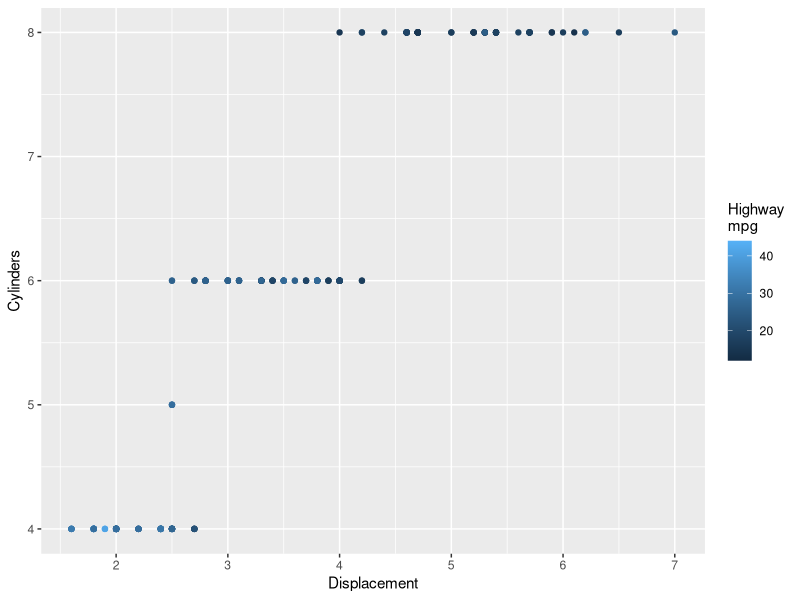
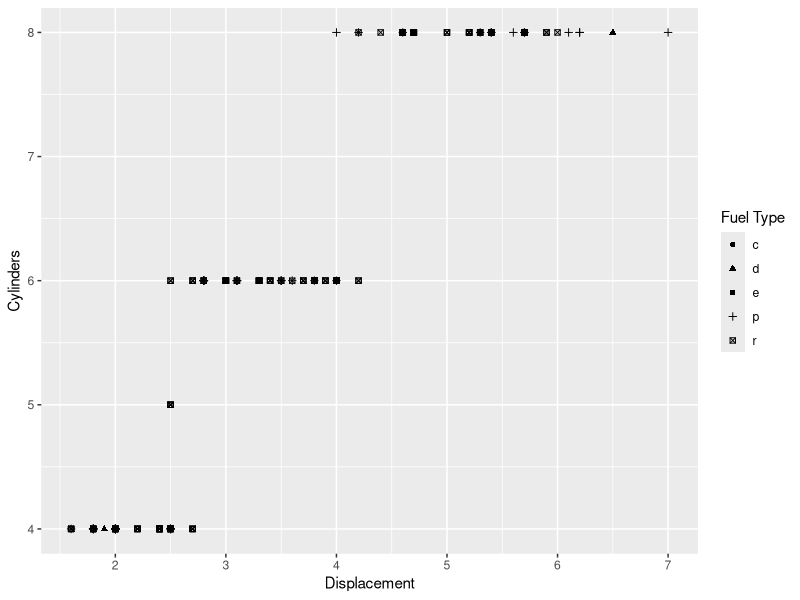
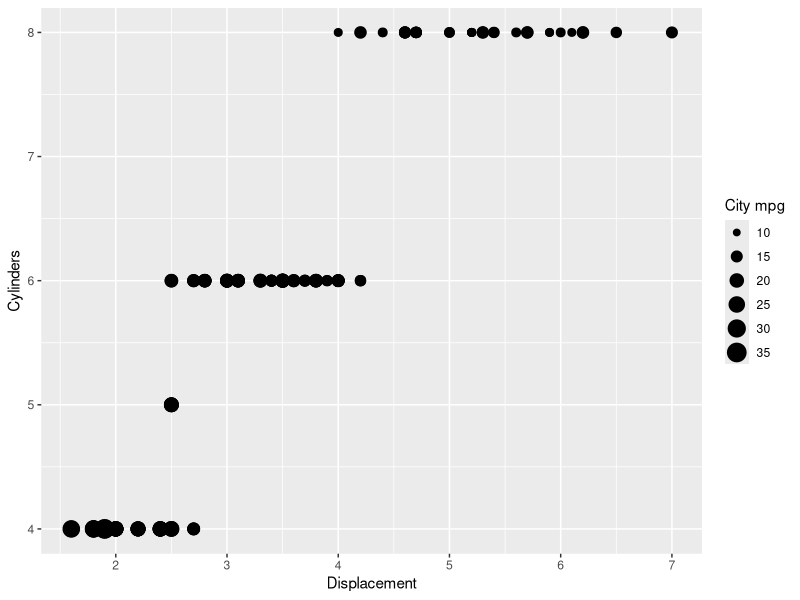

The R source for these figures, in order: (Note: this script raises an error after producing the figures.)
#VISUALIZATIONS OF CONTINUOUS DATA

#--------------SCATTER PLOT-------------
#we wll use grid.arrange function which is contained in the gridExtra package
#included in tidyverse, to create a set of subplots, first each plot is 
#saved into a variable. Then the function combines them 
library(tidyverse)
data("mpg")
View(mpg)


size.plot <- ggplot(mpg, aes(displ,cyl)) + geom_point(aes(size=cty)) +
  labs(x='Displacement', y='Cylinders', size = 'City mpg')

color.plot <- ggplot(mpg, aes(displ, cyl)) + geom_point(aes(colour = hwy)) +
  labs(x = 'Displacement', y= 'Cylinders', colour = 'Highway\nmpg')

shape.plot <- ggplot(mpg, aes(displ, cyl)) + geom_point(aes(shape=fl)) + 
  labs(x = 'Displacement', y= 'Cylinders', shape = 'Fuel Type')

grid.arrange( size.plot, color.plot, shape.plot, ncol = 1 )


#several points end up one over the other, so we use translucent color

ggplot(mpg, aes(displ, cyl)) + geom_point(size=6, colour = rgb(1,0,0,0.25)) + #setting transparency to 25% using the fourth parameter of the rgb function
  labs(x = 'Displacement', y='Cylinders', title = 'Translucent colours can show data point density',
       caption = 'mpg dataset')


#second way to show there are large numbers of data points in the same position is to use jitter
#jitter adds a bit of random noise to the position of the data points
#if several points are in the same position, they will end up as a cloud of points
#around that position

ggplot(mpg, aes(displ, cyl)) +
  geom_point(size=2, position = position_jitter(w=0.05, h=0.05)) +
  labs( x= 'Displacement', y = 'Cylinders', 
        title = 'Random noise can also show data point density',
        caption = 'mpg dataset')

#bigger the value, larger the noise that is introduced. We can also introduce different
#noise along the X-axis (w parameter) and the Y-axis (h parameter)
#adding noise only to the y-axis where values do not vary much

ggplot(mpg, aes(displ, cyl)) +
  geom_point(size = 3, colour = 'purple', position = position_jitter(w = 0, h = 0.15)) +
  labs(x= "Displacement", y = 'Cylinders',
        title = 'Noice can be added to just one axis',
       caption = 'mpg dataset')


#adding a line of best fit to indicate how the variables are related. 
#can be added using the geom_smooth function. function will automatically calculate
#the line based on the method parameter, se : determines if the CI of the line are shown

ggplot(mpg, aes(cty, hwy)) + geom_point() +
  geom_smooth(method = "lm", se=FALSE) +
  labs(x="City", y="Highway", title = "Comparing fuel economy",
       caption = "mpg dataset")


#EXERCISE : SctPlt comparing the fuel economy in highway and in the city. 
#create two additional sctplts where you show the density of data points at each
#position by using a translucent green colour in one and by adding noise in the other
#add a line of best fit to the last scatter plot
#NOTE: mpg is usually higher on a highway when compared to city

ggplot(mpg, aes(cty, hwy)) + geom_point(size = 15 ) +
  labs( x='City', y='Highway', title = 'Comparing fuel economy', caption = 'mpg dataset')

#adding jitter and translucency and line of best fit
ggplot(mpg, aes(cty, hwy)) + 
  geom_point(size = 10, color = rgb(0.2,0.4,0, 0.15), position = position_jitter(w= 0.05, h=0.05)) +
  geom_smooth(method = "lm", se = FALSE)
  labs( x = 'city', y= 'highway', 
        title = 'Depicting density using noise',
        caption = 'mpg dataset')

#-----------------LINE CHART---------------------------------------#
  
#only appropriate when there is a progression along one of the axis
#the date or progression variable is added as the X axis
#the metric we are analyzing goes to the Y axis
  
data("economics")

ggplot(economics, aes(x=date, y=unemploy)) + geom_line() +
  labs(x='Date', y="Unemployed (in thousands)",
       title = "Unemployment progression",
       caption = "economics dataset")


#changing the colour and width of the line, thick line can hide small changes
#thick lines can add more visual contrast

ggplot(economics, aes(x=date, y=unemploy)) +
  geom_line(size = 2, color = 'red') + 
  labs(x='Date', y="Unemployed (in thousands)",
       title = "Unemployment progression",
       caption = "economics dataset")


#colour can be mapped to a variable, line has to be thicker to make the color
#change more clear

ggplot(economics, aes(x=date, y=unemploy)) +
  geom_line(size = 1, aes(colour = pop)) + 
  labs(x='Date', y="Unemployed (in thousands)",
       title = "Unemployment progression",
       caption = "economics dataset",
       colour = "Population\n(in thousands)" )


#different lines in the same plot can be done by calling geom_line several times
#in that case the y variable needs to be mapped in each geom_line cell

ggplot(economics, aes(x=date)) +
  geom_line(aes(y = unemploy)) +
  geom_line(aes( y = pop )) + 
  labs( x = 'date', y = 'Numbers (in thousands)',
        title = 'Umemployment progression',
        caption = 'economics dataset') + 
  scale_y_continuous(trans = "log",
                     breaks = c(10**3, 10**4, 10**5, 10**6))
#transforming the Y axis to logarithmic since values of both lines vary
#also defining where the axis ticks should appear with the break parameter


#using colors to differentiate the lines and assigning what the lines represent
#settling label of each line using the col parameter of the aes function, then
#use the function scale_colour_manual to defind the colour for each label

ggplot(economics, aes(x= date)) +
  geom_line(aes(y = unemploy, col = "Unemployed")) + 
  geom_line(aes(y = pop, col = "Total population")) +
  labs(x = "date", y = 'Numbers (in thousands)',
       title = "Unemployment progression",
       caption = "economics dataset") +
  scale_y_continuous(trans = "log", 
                     breaks = c(10**3, 10**4, 10**5, 10**6)) +
  scale_colour_manual(name = "Legend",
                      values = c("Unemployed" = "red",
                                 "Total population" = "blue"))
  

#EXERCISE : plot personal savings rate against date and set the colour to change 
#based on the personal consumption expenditures 

View(economics)

ggplot(economics, aes( x = date)) + 
  geom_line(size = 2, aes(y = psavert, colour = pce)) +
  labs(x = 'Date', y = 'Savings',
       title = 'Personal Savings rate',
       caption = 'economics dataset')

#extra : unemployment data as a percentage of the total population

economics$employed <- economics$pop - economics$unemploy
economics$unempercent <- (economics$unemploy / economics$employed) * 100

View(economics)

ggplot(economics, aes(x=date)) + 
  geom_line(aes(y= unempercent, col = "Unemployment percentage")) +
  geom_line(aes(y = unemploy, col = "Unemployed")) +
  geom_line(aes(y = pop, col = "Total population")) +
  geom_line(aes(y = employed)) +
  labs(x = 'Date', y = 'Numbers (in thousands)',
       title = 'Unemployed data as a percentage of the total population',
       caption = 'economics dataset') +
  scale_y_continuous(trans = "log",
                     breaks = c(10**3, 10**4, 10**5, 10**6)) +
  scale_colour_manual(name = "Legend",
                      values = c("Unemployment percentage" = "red",
                                 "Unemployed" = "blue",
                                 "Total population" = "green"))


#-------------------HISTOGRAM AND 2D HISTOGRAM-----------------------#  

#geom_histogram : parameter bins defines the number of bins to use, bin width :
#for the width of each bin. breaks : vector of numbers representing the bin boundaries

#bins : number of bins to use
hist1 <- ggplot(mpg, aes(cty)) +
  geom_histogram(bins = 10, fill = 'lightgreen') + labs(x = 'Fuel economy in the city',
                                                        y = 'Frequency',
                                                        caption = 'mpg dataset',
                                                        title = 'Bins')
#bin width : width of each bin
hist2 <- ggplot(mpg, aes(cty)) +
  geom_histogram(binwidth = 5, fill = 'lightblue') +
  labs( x = 'Fuel economy in the city',
        y = 'Frequency',
        title = 'Binwidth')

#breaks : vector of numbers representing the bin boundaries 
hist3 <- ggplot(mpg, aes(cty)) +
  geom_histogram(breaks = c(5, 10, 15, 20, 25 , 30 , 35 , 40), fill = 'lightcoral') +
  labs(x = 'Fuel economy in the city',
       y = 'Frequency',
       title = 'Breaks')

grid.arrange(hist1, hist2, hist3, ncol = 1 )

#EXERCISE: create 3 hist to show the dist of engine displacement values : 
# one with bin boundaries at 1, 3, 5, and 7
# one with 15 bins 
# one with a bin width of 1

histg1 <- ggplot(mpg, aes(displ)) +
  geom_histogram(breaks = c(1, 3, 5, 7), fill = 'plum') +
  labs( x = 'Engine displacement',
        y = 'Frequency',
        title = 'Breaks',
        caption = 'mpg dataset')

histg2<- ggplot(mpg, aes(displ)) +
  geom_histogram(bins = 15, fill = 'lightblue') +
  labs( x = 'Engine displacement',
        y = 'Frequency',
        title = 'Bins',
        caption = 'mpg dataset')

histg3 <- ggplot(mpg, aes(displ)) +
  geom_histogram(binwidth = 1, fill = 'lightpink') +
  labs( x = 'Engine displacement',
        y = 'Frequency',
        title = 'Bin width',
        caption = 'mpg dataset')

grid.arrange(histg1, histg2, histg3, ncol = 1)

#EXTRA : function geom_bin2d can be used to create a 2D histogram. Look at the
#help section of the function and create a 2D histogram using the fuel economy
#in the city and in the highway 

?geom_bin2d

ggplot(mpg, aes(cty, hwy)) +
  geom_bin2d()

#bin width 
ggplot(mpg, aes(cty, hwy)) +
  geom_bin2d(binwidth = c(1.5, 1.5))

#------------BOXPLOT AND VIOLIN PLOT-----------------#

#geom_boxplot : the function must have continuous variable mapped. There are
#2 parameters that modify the style of the boxplot ; 
#varwidth = TRUE will make the width of the box proportional to the number of
#data points ; notch = TRUE will create a notch around the median to show its 
#confidence interval

ggplot(mpg, aes(cty, class)) +
  geom_boxplot(varwidth = TRUE, fill = "plum") +
  labs( title = 'Fuel economy in city grouped by class of vehicle',
        y = "Class of vehicle",
        x = "City Mileage",
        caption = 'mpg dataset')

#EXERCISE : boxplot that  shows the distribution of engine displacement
#grouped by number of cylinders 

ggplot(mpg, aes(displ, cyl, group = cyl)) +
  geom_boxplot(varwidth = TRUE, fill = 'lightblue') +
  labs( x = "Engine Displacement",
        y = 'number of cylinders',
        title  = 'Distribution of engine displacement grouped by number of cylinders',
        caption = 'mpg dataset')

#EXTRA : geom_violin creates violin plots very similarly, read document and
#transform the box plot you've created into a violin plot

?geom_violin

ggplot(mpg, aes(displ, cyl, group = cyl)) +
  geom_violin(trim = FALSE, fill = 'plum') +
  labs( x = "Engine Displacement",
        y = 'number of cylinders',
        title  = 'Distribution of engine displacement grouped by number of cylinders',
        caption = 'mpg dataset')


#FINAL EXERCISE : using the diamonds dataset : recreate the two plots shown
data("diamonds")
View(diamonds)

#plot 1 : Comparison of price and carat

ggplot(diamonds, aes(price, carat)) +
  geom_point(colour = rgb(0,0,1, 0.10)) +
  labs(  x = "Price",
         y = 'Carat',
         title = 'Comparison of price and carat',
         caption = 'diamonds dataset')


#plot 2 : Distribution of price 

ggplot(diamonds, aes(cut, price)) +
  geom_boxplot( fill = 'green') + 
  labs ( x = "Cut type",
         y = 'Price',
         title = 'Distribution of price based on cut type',
         caption = 'diamonds dataset')

?geom_boxplot

ggplot(diamonds, aes(carat, price)) +
  geom_boxplot(aes(group = cut_width(carat, 0.25)))